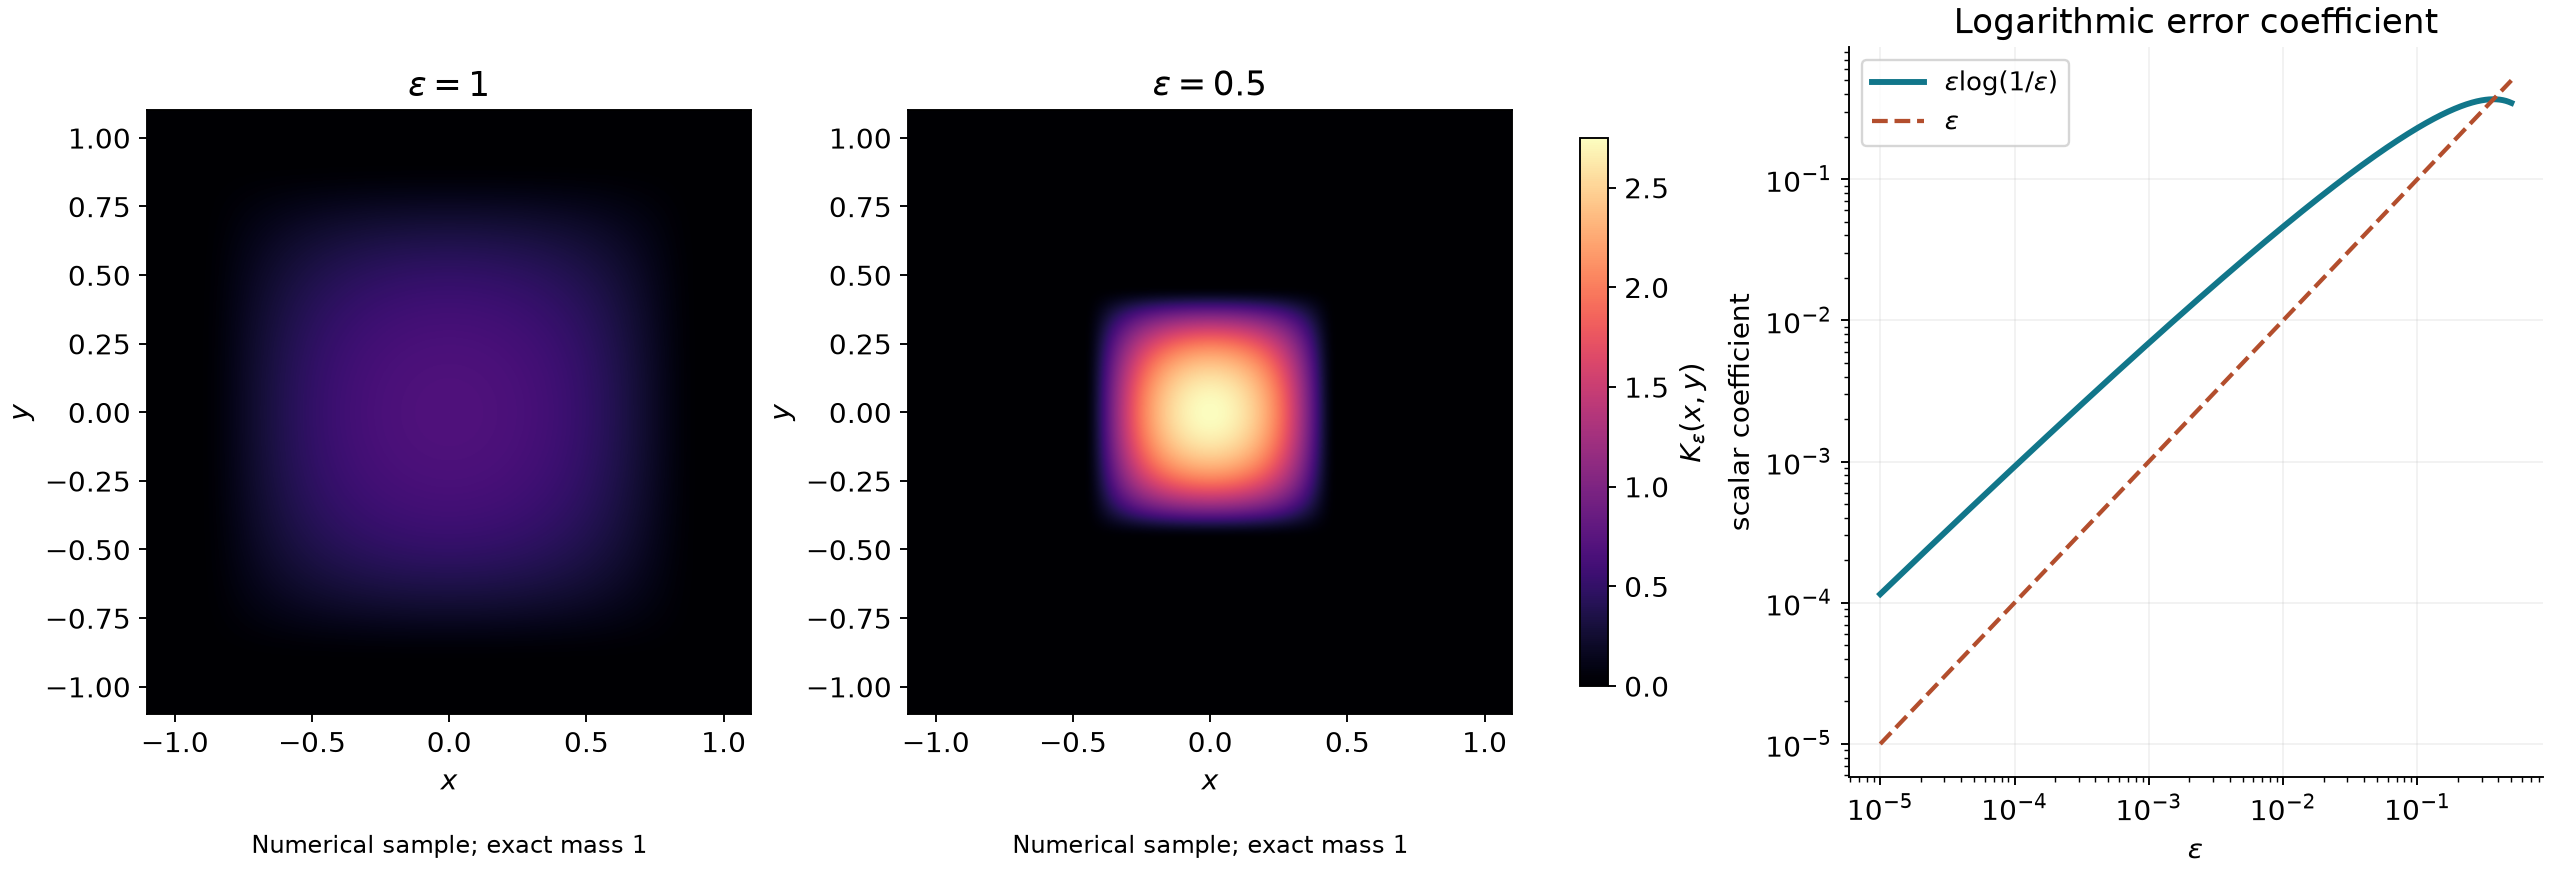

Write the Python code that produced this figure.
"""Original numerical illustration of regularized point kernels; CC0."""
from pathlib import Path
import numpy as np
import matplotlib
matplotlib.use('Agg')
import matplotlib.pyplot as plt
from matplotlib.colors import Normalize
plt.rcParams.update({'font.size':12,'svg.hashsalt':'AN01-U001-regularized-kernels'})
out=Path(__file__).resolve().parent
def bump(x):
    a=np.zeros_like(x,dtype=float);mask=np.abs(x)<1
    a[mask]=np.exp(-1/(1-x[mask]**2))
    return a
# Numerical quadrature sets the color values; normalization in the text is exact.
grid=np.linspace(-1,1,20001)
c=1/np.trapezoid(bump(grid),grid)
fig,axes=plt.subplots(1,3,figsize=(15,5.2),layout='constrained',
                      gridspec_kw={'width_ratios':[1,1,1.15]})
x=np.linspace(-1.1,1.1,701)
norm=Normalize(0,4*(c*np.exp(-1))**2)
for ax,e in zip(axes[:2],[1,.5]):
    rho=c/e*bump(x/e)
    a=ax.imshow(np.outer(rho,rho),extent=[x[0],x[-1],x[0],x[-1]],
                origin='lower',cmap='magma',norm=norm)
    ax.set(xlabel='$x$',ylabel='$y$',title=rf'$\varepsilon={e:g}$')
    ax.text(.5,-.23,'Numerical sample; exact mass 1',ha='center',
            transform=ax.transAxes,fontsize=10)
fig.colorbar(a,ax=list(axes[:2]),shrink=.75,label=r'$K_\varepsilon(x,y)$')
eps=np.geomspace(1e-5,.5,800)
axes[2].loglog(eps,eps*np.log(1/eps),lw=2.5,color='#11768a',
               label=r'$\varepsilon\log(1/\varepsilon)$')
axes[2].loglog(eps,eps,'--',lw=1.8,color='#b34e2d',label=r'$\varepsilon$')
axes[2].set(xlabel=r'$\varepsilon$',ylabel='scalar coefficient',
            title='Logarithmic error coefficient')
axes[2].legend(loc='upper left',fontsize=11)
axes[2].grid(alpha=.17);axes[2].spines[['top','right']].set_visible(False)
name='regularized-point-kernels'
fig.savefig(out/(name+'.png'),dpi=170)
fig.savefig(out/(name+'.svg'),metadata={'Date':None})
p=out/(name+'.svg')
p.write_text('\n'.join(l.rstrip() for l in p.read_text(encoding='utf-8').splitlines())+'\n',encoding='utf-8')
